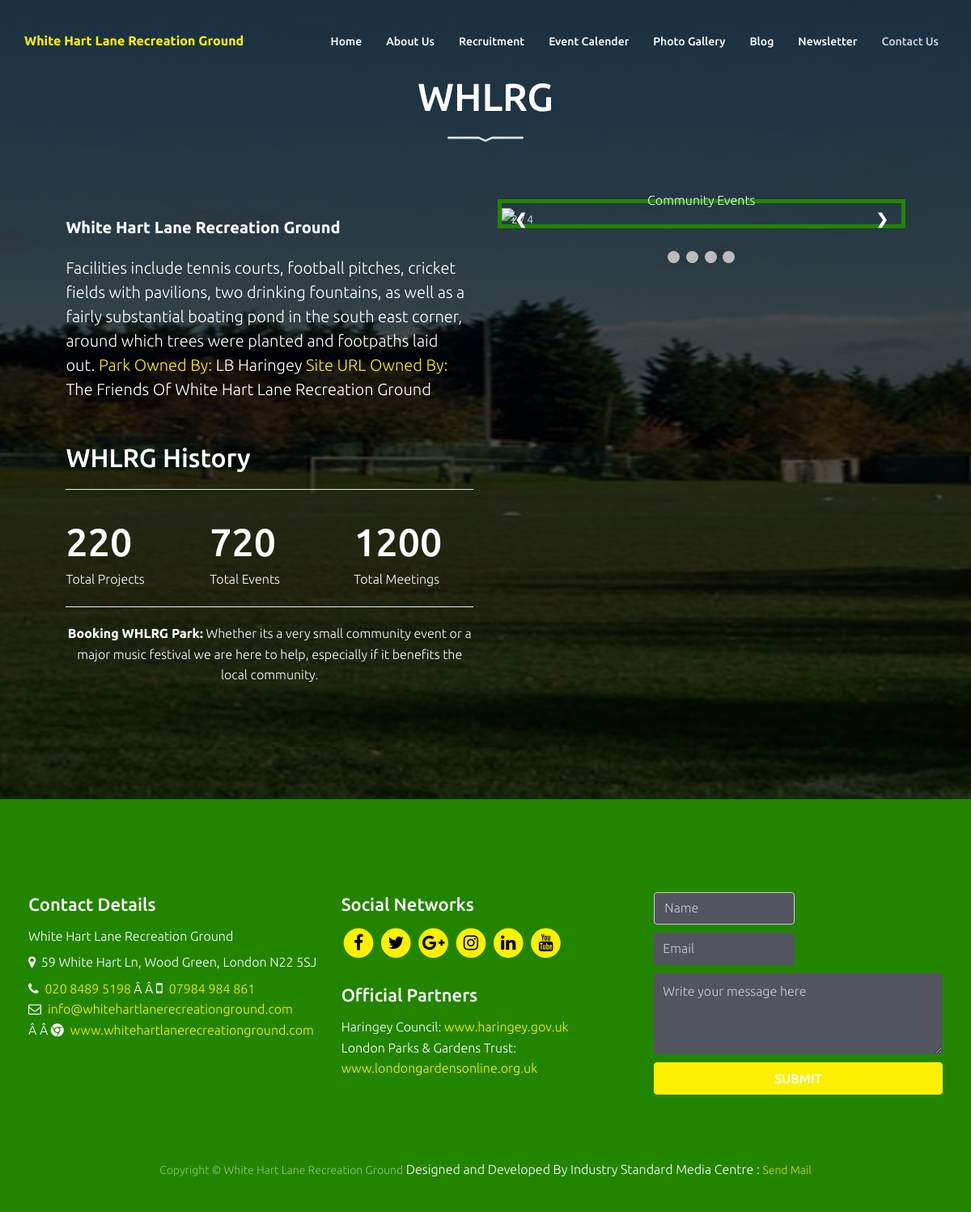
The page / on the database its author committed.
### tables this page shows
CREATE TABLE `home` (
  `id` int(11) NOT NULL,
  `title` varchar(255) NOT NULL,
  `sub_title` varchar(255) NOT NULL,
  `thumb` varchar(255) NOT NULL,
  `category` varchar(255) NOT NULL,
  `content` varchar(5000) NOT NULL
);

### index.php (the view, shortened to what this page needs)
<!DOCTYPE html> <?php include('admin/functions.php');	 ?>
<html lang="en">
<head>
	<link href="css/bootstrap.css" rel="stylesheet">
	<link href="css/font-awesome.css" rel="stylesheet">
	<link href="css/material-design-iconic-font.css" rel="stylesheet">
	<link href="css/swiper.css" rel="stylesheet">
	<link href="css/magnific-popup.css" rel="stylesheet">
	<link href="css/styles.css" rel="stylesheet">
</head>
<body data-spy="scroll" data-target=".navbar-fixed-top">
    <div class="navbar navbar-default navbar-fixed-top" role="navigation">
        <div class="container-fluid">
			<div class="row">
				<div class="navbar-header page-scroll">
					<a class="navbar-brand page-scroll" href="header"><p><strong>White Hart Lane Recreation Ground</strong></p></a>
				</div>
				<div class="navbar-collapse collapse" id="myNavbar">
					<ul class="nav navbar-nav navbar-right">
						<li class="active"><a class="page-scroll" href="index.php">Home</a></li>
                                                <li class="active"><a class="page-scroll" href="about.php">About Us</a></li>
						<li class="active"><a class="page-scroll" href="recruitment.php">Recruitment</a></li>
                                                <li class="active"><a class="page-scroll" href="event_calender.php">Event Calender</a></li>
                                                <li class="active"><a class="page-scroll" href="photo_gallery.php">Photo Gallery</a></li>
                                                <li class="active"><a class="page-scroll" href="blog.php">Blog</a></li>
                                                <li class="active"><a class="page-scroll" href="newsletter.php">Newsletter</a></li>
						<li><a class="page-scroll" href="#footer">Contact Us</a></li>
					</ul>
				</div>
			</div>
        </div>
    </div>
	<header id="header" class="header">
		<div class="flex-container-wrapper">
			<div class="header-content">
				<div class="swiper-container-header">
					<div class="swiper-wrapper">
						<div class="swiper-slide first">
							<div class="slider-background">
							</div>
						</div>
					</div>
				</div>
				<div class="content-overlay"> <h2 style="text-align:center;margin-top:-15px;">WHLRG</h2>
<img class="decorative-line" src="images/decorative-line.svg" alt="decorative line">
					<div class="container">
					    <?php
                $results = mysqli_query($db, "SELECT * FROM home");
        		$i=0; while ($row = mysqli_fetch_array($results)) {
				if($row['category']=='lefttext') { $leftcontent = $row['content'];}
				if($row['category']=='footer') { $footer = $row['content']; }
				if($row['category']=='image') {$image[] = $row['thumb']; $title[] =$row['title']; }
				}?>
						<div class="row">
							<div class="header-content-wrapper" style="margin-top:20px;">
							    <?php  echo $leftcontent;  ?>
<div class="col-md-6 col-xs-12">
<div class="slideshow-container" style="border:5px solid #228500">
  <div class="mySlides fade1">
    <div class="numbertext">2 / 4</div>
    <img src="http://whitehartlanerecreationground.com/images/<?php echo $image[1]; ?>" style="width:100%">
    <div class="text"><?php echo $title[1]; ?></div>
  </div>
  <a class="prev" onclick="plusSlides(-1)">&#10094;</a>
  <a class="next" onclick="plusSlides(1)">&#10095;</a>
</div>
<br>
<div style="text-align:center">
  <span class="dot" onclick="currentSlide(1)"></span>
  <span class="dot" onclick="currentSlide(2)"></span>
  <span class="dot" onclick="currentSlide(3)"></span>
  <span class="dot" onclick="currentSlide(4)"></span>
</div>
<div class="mapouter" style="margin:top:20px;"><div class="gmap_canvas"><iframe width="500" height="400" id="gmap_canvas" src="https://maps.google.com/maps?q=59%20White%20Hart%20Ln%2C%20Wood%20Green%2C%20London%20N22%205SJ&t=&z=13&ie=UTF8&iwloc=&output=embed" frameborder="0" scrolling="no" marginheight="0" marginwidth="0"></iframe><a href="https://www.crocothemes.net">film studio wordpress themes</a></div>
</div>
</div>
								</div>
							</div>
						</div>
					</div>
				</div>
			</div>
	</header>
	<div id="footer" class="footer">
		<div class="container">
			<div class="row">
				<?php echo $footer;   ?>
				<div class="col-md-4">
					<div class="footer-pane">
						<form id="ContactForm" data-toggle="validator">
							<div class="form-group first">
								<input type="text" class="form-control-input" id="cname" placeholder="Name" required>
							</div>
							<div class="form-group second">
								<input type="email" class="form-control-input" id="cemail" placeholder="Email" required>
							</div>
							<div class="form-group third">
								<textarea class="form-control-textarea" id="cmessage" placeholder="Write your message here" rows="4" required></textarea>
							</div>
							<button type="submit" class="form-control-submit-button">SUBMIT</button>
						</form>
					</div>
				</div>
			</div>
		</div>
	</div>
	<div class="copyright">
		<div class="container text-center">
			<span>Copyright © White Hart Lane Recreation Ground</span> Designed and Developed By Industry Standard Media Centre :&nbsp;<a href="mailto:ismctottenham@gmail.com?Subject=Web%20Design" target="_top">Send Mail</a>
		</div>
	</div>
</body>
</html>

### index.php (style rules this page uses)
.left { width:50%; float:left; margin-bottom:30px; }
.mapouter { text-align:right;height:400px;width:400px; }
.gmap_canvas { overflow:hidden;background:none!important;height:400px;width:500px; }

### rows shown on the page
home: content "White Hart Lane Recreation Ground Facilities include tennis courts, football pitches, cricket fields with pavilions, two drinking fountains, as well as a fairly substantial boating pond in the south east corner, around which trees were planted and footpaths laid out. Park Owned By: LB Haringey Site URL Owned By: The Friends Of White Hart Lane Recreation Ground WHLRG History 220 Total Projects 720 Total Events 1200 Total Meetings Booking WHLRG Park: Whether its a very small community event or a major music festival we are here to help, especially if it benefits the local community."
home: content "Contact Details White Hart Lane Recreation Ground 59 White Hart Ln, Wood Green, London N22 5SJ 020 8489 5198 Â Â 07984 984 861 info@whitehartlanerecreationground.com Â Â www.whitehartlanerecreationground.com Social Networks Official Partners Haringey Council: www.haringey.gov.uk London Parks & Gardens Trust: www.londongardensonline.org.uk"

### other values the page prints
$title[1] "Community Events"
